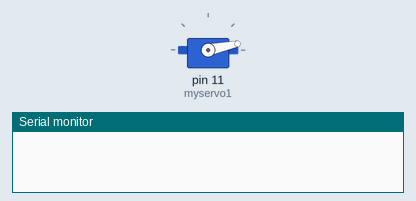
Simulated run of this sketch. Board: Arduino Uno, built with avr-gcc and run on an emulated ATmega328P. Parts: servo, the last lines printed to the serial monitor.

Above: at 0.05 s.
At 0.55 s:
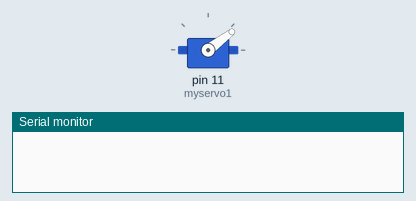
At 1.0 s:
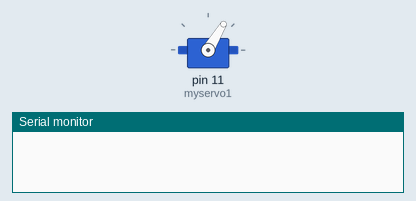
At 1.95 s:
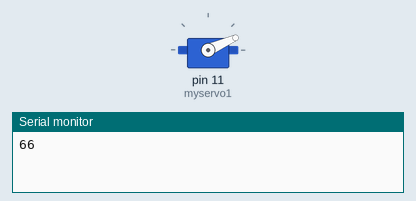
Timing chart, 0 to 5.2 s (numbered marks = the images above):
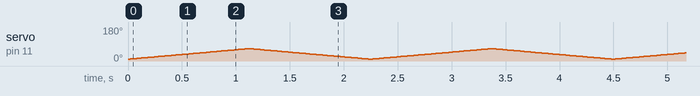

The sketch:

single_servo_test.ino
```cpp
#include <Servo.h>

Servo myservo1;  // create servo object to control a servo

// twelve servo objects can be created on most boards

int pos = 0;    // variable to store the servo position
int limit = 210;
int step_delay = 20;
int start_pos = 10;
int end_pos = 65;

void setup() {
  Serial.begin(9600);
  myservo1.attach(11);  // attaches the servo on pin 9 to the servo object
}

void loop() {
  for (pos = start_pos; pos <= end_pos; pos += 1) { // goes from 0 degrees to 180 degrees
    // in steps of 1 degree
    myservo1.write(pos);            // tell servo to go to position in variable 'pos'
    delay(step_delay);                       // waits 15ms for the servo to reach the position
  }
  Serial.print(pos);
  Serial.println();
  for (pos = end_pos; pos >= start_pos; pos -= 1) { // goes from 180 degrees to 0 degrees
    myservo1.write(pos);               // tell servo to go to position in variable 'pos'
    delay(step_delay);                       // waits 15ms for the servo to reach the position
  }
  Serial.print(pos);
  Serial.println();
  /*
    myservo1.write(45);
  while(1)
  {};
  */

}
```
